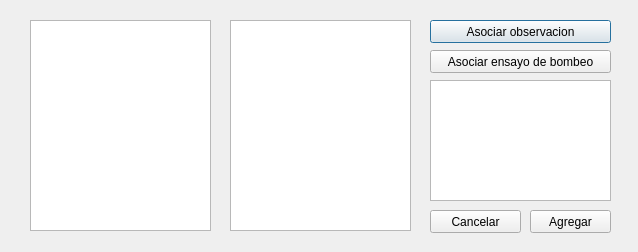
<?xml version="1.0" encoding="UTF-8"?>
<ui version="4.0">
 <class>Dialog</class>
 <widget class="QDialog" name="Dialog">
  <property name="geometry">
   <rect>
    <x>0</x>
    <y>0</y>
    <width>638</width>
    <height>252</height>
   </rect>
  </property>
  <property name="windowTitle">
   <string>Dialog</string>
  </property>
  <widget class="QListWidget" name="listWidget">
   <property name="geometry">
    <rect>
     <x>30</x>
     <y>20</y>
     <width>181</width>
     <height>211</height>
    </rect>
   </property>
  </widget>
  <widget class="QListWidget" name="listWidget_2">
   <property name="geometry">
    <rect>
     <x>230</x>
     <y>20</y>
     <width>181</width>
     <height>211</height>
    </rect>
   </property>
  </widget>
  <widget class="QPushButton" name="pushButton">
   <property name="geometry">
    <rect>
     <x>430</x>
     <y>20</y>
     <width>181</width>
     <height>23</height>
    </rect>
   </property>
   <property name="text">
    <string>Asociar observacion</string>
   </property>
  </widget>
  <widget class="QPushButton" name="pushButton_2">
   <property name="geometry">
    <rect>
     <x>430</x>
     <y>50</y>
     <width>181</width>
     <height>23</height>
    </rect>
   </property>
   <property name="text">
    <string>Asociar ensayo de bombeo</string>
   </property>
  </widget>
  <widget class="QListWidget" name="listWidget_3">
   <property name="geometry">
    <rect>
     <x>430</x>
     <y>80</y>
     <width>181</width>
     <height>121</height>
    </rect>
   </property>
  </widget>
  <widget class="QPushButton" name="pushButton_3">
   <property name="geometry">
    <rect>
     <x>430</x>
     <y>210</y>
     <width>91</width>
     <height>23</height>
    </rect>
   </property>
   <property name="text">
    <string>Cancelar</string>
   </property>
  </widget>
  <widget class="QPushButton" name="pushButton_4">
   <property name="geometry">
    <rect>
     <x>530</x>
     <y>210</y>
     <width>81</width>
     <height>23</height>
    </rect>
   </property>
   <property name="text">
    <string>Agregar</string>
   </property>
  </widget>
 </widget>
 <resources/>
 <connections/>
</ui>
